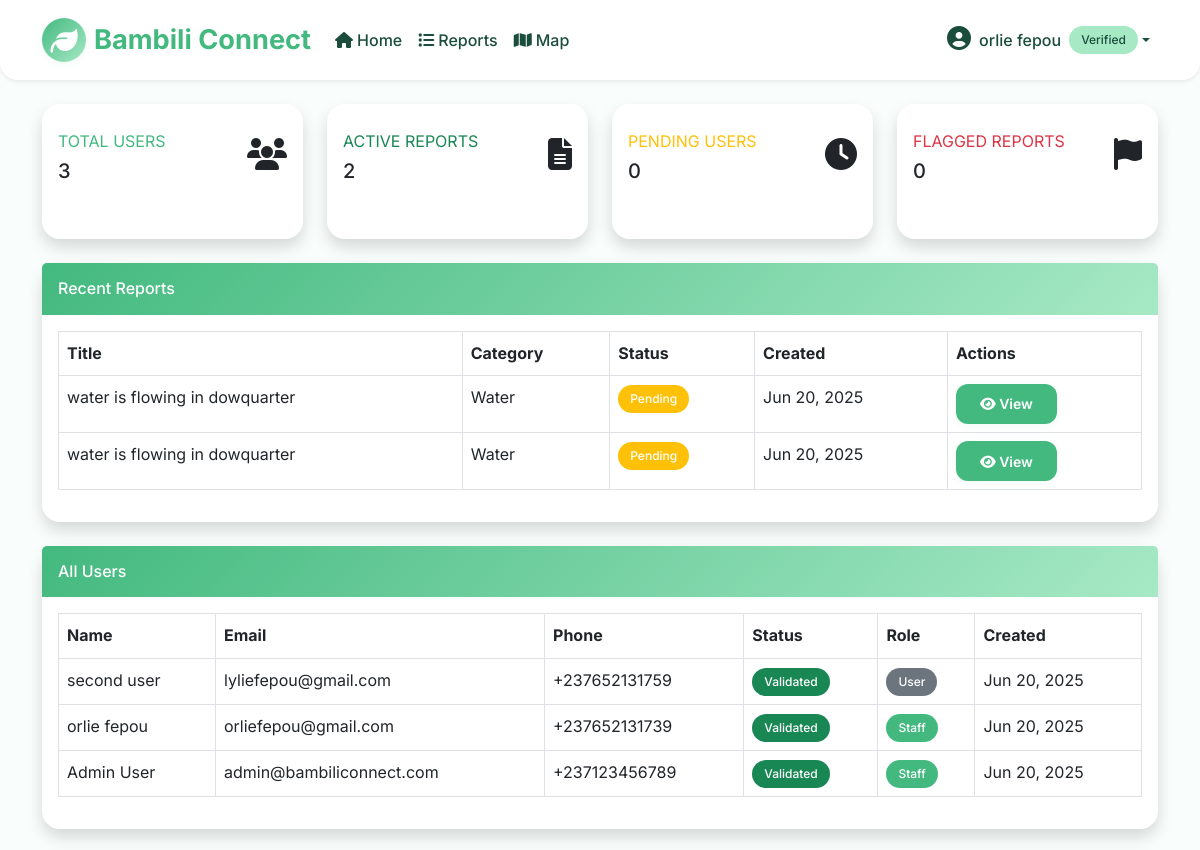
Before: /admin-dashboard/ (signed in, upper part) with the older database file.
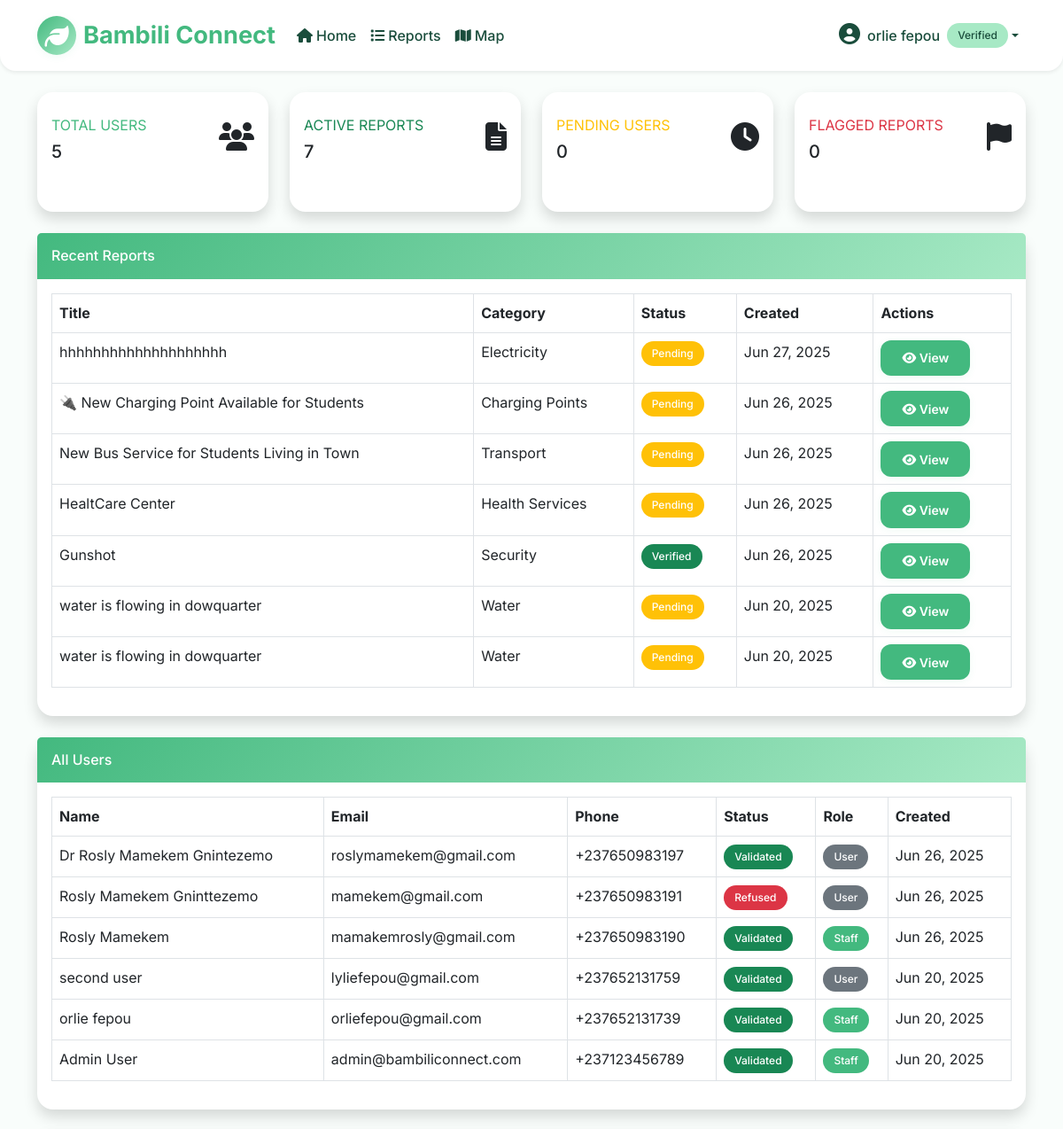
After: the same page with the newer database file.
### trustwave/models.py (models this page shows, shortened)
class CustomUser(AbstractUser):
    username = None
    full_name = models.CharField(max_length=255, help_text="Enter your full name as it appears on your ID")
    email = models.EmailField(_('email address'), unique=True)
    phone_number = models.CharField(
        max_length=15,
        validators=[RegexValidator(r'^\+?237\d{9}$', message="Phone number must be in Cameroon format: +237XXXXXXXXX")],
        unique=True,
        help_text="Enter your phone number in format: +237XXXXXXXXX"
    )
    profession = models.CharField(
        max_length=20,
        choices=ProfessionType.choices,
        default=ProfessionType.OTHER
    )
    neighborhood = models.CharField(
        max_length=255,
        help_text="Enter your specific neighborhood in Bambili (e.g., Mile 4, Ntarinkon, etc.)"
    )
    id_card = models.ImageField(
        upload_to=user_directory_path,
        validators=[FileExtensionValidator(allowed_extensions=['jpg', 'jpeg', 'png', 'pdf'])],
        help_text="Upload a clear photo of your National ID card (JPG, PNG, or PDF)"
    )
    supporting_doc = models.FileField(
        upload_to=user_directory_path,
        blank=True,
        null=True,
        validators=[FileExtensionValidator(allowed_extensions=['jpg', 'jpeg', 'png', 'pdf'])],
        help_text="Optional: Upload additional supporting document (JPG, PNG, or PDF)"
    )
    status = models.CharField(
        max_length=20,
        choices=AccountStatus.choices,
        default=AccountStatus.PENDING
    )
    created_at = models.DateTimeField(auto_now_add=True)
    updated_at = models.DateTimeField(auto_now=True)
    last_login_ip = models.GenericIPAddressField(blank=True, null=True)
    is_admin = models.BooleanField(default=False)
    approved_by = models.ForeignKey(
        'self',
        on_delete=models.SET_NULL,
        blank=True,
        null=True,
        related_name='approved_users'
    )
    approved_at = models.DateTimeField(blank=True, null=True)
    rejection_reason = models.TextField(blank=True, null=True)
    objects = CustomUserManager()
    USERNAME_FIELD = 'email'
    REQUIRED_FIELDS = ['full_name', 'phone_number', 'profession', 'neighborhood']
    @property
    def can_post_reports(self):
        return self.is_verified and self.status != AccountStatus.SUSPENDED

class Report(models.Model):
    title = models.CharField(max_length=255)
    description = models.TextField(help_text="Provide detailed information about the situation")
    location = models.CharField(
        max_length=255,
        help_text="Specific location within Bambili (e.g., Mile 4 Junction, Ntarinkon Market)"
    )
    category = models.CharField(
        max_length=20,
        choices=ReportCategory.choices,
        default=ReportCategory.OTHER
    )
    urgency = models.CharField(
        max_length=10,
        choices=UrgencyLevel.choices,
        default=UrgencyLevel.LOW
    )
    latitude = models.FloatField(
        null=True,
        blank=True,
        help_text="Latitude coordinate of the report location"
    )
    longitude = models.FloatField(
        null=True,
        blank=True,
        help_text="Longitude coordinate of the report location"
    )
    image = models.ImageField(
        upload_to=report_directory_path,
        blank=True,
        null=True,
        validators=[FileExtensionValidator(allowed_extensions=['jpg', 'jpeg', 'png'])],
        help_text="Upload a photo as proof (JPG or PNG)"
    )
    video = models.FileField(
        upload_to=report_directory_path,
        blank=True,
        null=True,
        validators=[FileExtensionValidator(allowed_extensions=['mp4', 'mov', 'avi'])],
        help_text="Upload a video as proof (MP4, MOV, or AVI)"
    )
    document = models.FileField(
        upload_to=report_directory_path,
        blank=True,
        null=True,
        validators=[FileExtensionValidator(allowed_extensions=['pdf', 'doc', 'docx'])],
        help_text="Upload a document as proof (PDF, DOC, or DOCX)"
    )
    latitude = models.DecimalField(max_digits=9, decimal_places=6, blank=True, null=True)
    longitude = models.DecimalField(max_digits=9, decimal_places=6, blank=True, null=True)
    user = models.ForeignKey(CustomUser, on_delete=models.CASCADE, related_name='reports')
    created_at = models.DateTimeField(auto_now_add=True)
    updated_at = models.DateTimeField(auto_now=True)
    is_verified = models.BooleanField(default=False)
    is_active = models.BooleanField(default=True)
    class Meta:
        ordering = ['-created_at']
        indexes = [
            models.Index(fields=['category', 'created_at']),
            models.Index(fields=['location', 'created_at']),
            models.Index(fields=['is_verified', 'created_at']),
        ]

### trustwave/views.py (the view)
# urls.py: path('admin-dashboard/', views.admin_dashboard, name='admin_dashboard'),
@staff_member_required
def admin_dashboard(request):
    print("Hello")
    pending_users = CustomUser.objects.filter(status='pending').order_by('-created_at')
    validated_users = CustomUser.objects.filter(status='validated').order_by('-created_at')
    refused_users = CustomUser.objects.filter(status='refused').order_by('-created_at')
    recent_reports = Report.objects.filter(is_active=True).order_by('-created_at')[:10]
    stats = {
        'pending_users': pending_users.count(),
        'total_users': validated_users.count(),
        'total_reports': Report.objects.filter(is_active=True).count(),
        'flagged_reports': Report.objects.filter(is_active=False).count(),
    }
    context = {
        'pending_users': pending_users,
        'validated_users': validated_users,
        'refused_users': refused_users,
        'recent_reports': recent_reports,
        'stats': stats,
        'all_users': CustomUser.objects.all().order_by('-created_at'),
    }
    return render(request, 'trustwave/admin_dashboard.html', context)

### templates/trustwave/admin_dashboard.html (shortened to what this page needs)
{% extends 'base.html' %}
{% load static %}
{% block content %}
<div class="container py-4">
    <div class="row">
        <div class="col-xl-3 col-md-6 mb-4">
            <div class="card border-left-primary shadow h-100 py-2">
                <div class="card-body">
                    <div class="row no-gutters align-items-center">
                        <div class="col mr-2">
                            <div class="text-xs font-weight-bold text-primary text-uppercase mb-1">
                                Total Users</div>
                            <div class="h5 mb-0 font-weight-bold text-gray-800">{{ stats.total_users }}</div>
                        </div>
                        <div class="col-auto">
                            <i class="fas fa-users fa-2x text-gray-300"></i>
                        </div>
                    </div>
                </div>
            </div>
        </div>
        <div class="col-xl-3 col-md-6 mb-4">
            <div class="card border-left-success shadow h-100 py-2">
                <div class="card-body">
                    <div class="row no-gutters align-items-center">
                        <div class="col mr-2">
                            <div class="text-xs font-weight-bold text-success text-uppercase mb-1">
                                Active Reports</div>
                            <div class="h5 mb-0 font-weight-bold text-gray-800">{{ stats.total_reports }}</div>
                        </div>
                        <div class="col-auto">
                            <i class="fas fa-file-alt fa-2x text-gray-300"></i>
                        </div>
                    </div>
                </div>
            </div>
        </div>
        <div class="col-xl-3 col-md-6 mb-4">
            <div class="card border-left-warning shadow h-100 py-2">
                <div class="card-body">
                    <div class="row no-gutters align-items-center">
                        <div class="col mr-2">
                            <div class="text-xs font-weight-bold text-warning text-uppercase mb-1">
                                Pending Users</div>
                            <div class="h5 mb-0 font-weight-bold text-gray-800">{{ stats.pending_users }}</div>
                        </div>
                        <div class="col-auto">
                            <i class="fas fa-clock fa-2x text-gray-300"></i>
                        </div>
                    </div>
                </div>
            </div>
        </div>
        <div class="col-xl-3 col-md-6 mb-4">
            <div class="card border-left-danger shadow h-100 py-2">
                <div class="card-body">
                    <div class="row no-gutters align-items-center">
                        <div class="col mr-2">
                            <div class="text-xs font-weight-bold text-danger text-uppercase mb-1">
                                Flagged Reports</div>
                            <div class="h5 mb-0 font-weight-bold text-gray-800">{{ stats.flagged_reports }}</div>
                        </div>
                        <div class="col-auto">
                            <i class="fas fa-flag fa-2x text-gray-300"></i>
                        </div>
                    </div>
                </div>
            </div>
        </div>
    </div>
    <div class="card shadow mb-4">
        <div class="card-header py-3">
            <h6 class="m-0 font-weight-bold ">Recent Reports</h6>
        </div>
        <div class="card-body">
            <div class="table-responsive">
                <table class="table table-bordered" id="recentReports">
                    <thead>
                        <tr>
                            <th>Title</th>
                            <th>Category</th>
                            <th>Status</th>
                            <th>Created</th>
                            <th>Actions</th>
                        </tr>
                    </thead>
                    <tbody>
                        {% for report in recent_reports %}
                        <tr>
                            <td>{{ report.title }}</td>
                            <td>{{ report.get_category_display }}</td>
                            <td>
                                {% if report.is_verified %}
                                    <span class="badge bg-success">Verified</span>
                                {% else %}
                                    <span class="badge bg-warning">Pending</span>
                                {% endif %}
                            </td>
                            <td>{{ report.created_at|date:"M d, Y" }}</td>
                            <td>
                                <a href="{% url 'trustwave:report_detail' report.pk %}" class="btn btn-sm btn-primary">
                                    <i class="fas fa-eye"></i> View
                                </a>
                            </td>
                        </tr>
                        {% endfor %}
                    </tbody>
                </table>
            </div>
        </div>
    </div>
    <div class="card shadow mb-4">
        <div class="card-header py-3">
            <h6 class="m-0 font-weight-bold ">All Users</h6>
        </div>
        <div class="card-body">
            <div class="table-responsive">
                <table class="table table-bordered" id="allUsers">
                    <thead>
                        <tr>
                            <th>Name</th>
                            <th>Email</th>
                            <th>Phone</th>
                            <th>Status</th>
                            <th>Role</th>
                            <th>Created</th>
                        </tr>
                    </thead>
                    <tbody>
                        {% for user in all_users %}
                        <tr>
                            <td>{{ user.full_name }}</td>
                            <td>{{ user.email }}</td>
                            <td>{{ user.phone_number }}</td>
                            <td>
                                {% if user.status == 'validated' %}
                                    <span class="badge bg-success">Validated</span>
                                {% elif user.status == 'pending' %}
                                    <span class="badge bg-warning">Pending</span>
                                {% else %}
                                    <span class="badge bg-danger">Refused</span>
                                {% endif %}
                            </td>
                            <td>
                                {% if user.is_staff %}
                                    <span class="badge bg-primary">Staff</span>
                                {% else %}
                                    <span class="badge bg-secondary">User</span>
                                {% endif %}
                            </td>
                            <td>{{ user.created_at|date:"M d, Y" }}</td>
                        </tr>
                        {% endfor %}
                    </tbody>
                </table>
            </div>
        </div>
    </div>
</div>
{% endblock %}

### templates/base.html (shortened to what this page needs)
<!DOCTYPE html>
<html lang="en">
<head>
    <link href="https://cdn.jsdelivr.net/npm/bootstrap@5.3.0/dist/css/bootstrap.min.css" rel="stylesheet">
    <link href="https://cdnjs.cloudflare.com/ajax/libs/font-awesome/6.4.0/css/all.min.css" rel="stylesheet">
    <link rel="stylesheet" href="https://unpkg.com/leaflet@1.9.4/dist/leaflet.css" />
    <link href="{% load static %}{% static 'css/base.css' %}" rel="stylesheet">
    <link href="{% static 'css/styles.css' %}" rel="stylesheet">
</head>
<body>
    <nav class="navbar navbar-expand-lg shadow-sm sticky-top">
        <div class="container">
            <a class="navbar-brand d-flex align-items-center" href="{% url 'trustwave:home' %}">
                <div class="logo-icon me-2">
                    <i class="fas fa-leaf"></i>
                </div>
                <span class="fw-bold">Bambili Connect</span>
            </a>
            <div class="collapse navbar-collapse" id="navbarNav">
                <ul class="navbar-nav me-auto">
                    <li class="nav-item">
                        <a class="nav-link" href="{% url 'trustwave:home' %}"><i class="fas fa-home me-1"></i>Home</a>
                    </li>
                    <li class="nav-item">
                        <a class="nav-link" href="{% url 'trustwave:report_list' %}"><i class="fas fa-list me-1"></i>Reports</a>
                    </li>
                    <li class="nav-item">
                        <a class="nav-link" href="{% url 'trustwave:map_view' %}"><i class="fas fa-map me-1"></i>Map</a>
                    </li>
                </ul>
                <ul class="navbar-nav">
                    {% if user.is_authenticated %}
                        <li class="nav-item dropdown">
                            <a class="nav-link dropdown-toggle d-flex align-items-center" href="#" id="navbarDropdown" role="button" data-bs-toggle="dropdown">
                                <div class="user-avatar me-2">
                                    <i class="fas fa-user-circle"></i>
                                </div>
                                {{ user.full_name|truncatechars:15 }}
                                {% if user.status == 'pending' %}
                                    <span class="badge status-badge-pending ms-2">Pending</span>
                                {% elif user.status == 'validated' %}
                                    <span class="badge status-badge-validated ms-2">Verified</span>
                                {% endif %}
                            </a>
                        </li>
                    {% endif %}
                </ul>
            </div>
        </div>
    </nav>
    <main>
        {% block content %}{% endblock %}
    </main>
    <script src="{% load static %}{% static 'js/main.js' %}"></script>
</body>
</html>

Changed rows visible on the page:
added Report: title "hhhhhhhhhhhhhhhhhhhh", category "Electricity", is_verified "Pending", created_at "Jun 27, 2025"
added Report: title "🔌 New Charging Point Available for Students", category "Charging Points", is_verified "Pending", created_at "Jun 26, 2025"
added Report: title "New Bus Service for Students Living in Town", category "Transport", is_verified "Pending", created_at "Jun 26, 2025"
added Report: title "HealtCare Center", category "Health Services", is_verified "Pending", created_at "Jun 26, 2025"
added Report: title "Gunshot", category "Security", is_verified "Verified", created_at "Jun 26, 2025"
added CustomUser: full_name "Dr Rosly Mamekem Gnintezemo", email "roslymamekem@gmail.com", phone_number "+237650983197", status "Validated", is_staff "User", created_at "Jun 26, 2025"
added CustomUser: full_name "Rosly Mamekem Gninttezemo", email "mamekem@gmail.com", phone_number "+237650983191", status "Refused", is_staff "User", created_at "Jun 26, 2025"
added CustomUser: full_name "Rosly Mamekem", email "mamakemrosly@gmail.com", phone_number "+237650983190", status "Validated", is_staff "Staff", created_at "Jun 26, 2025"
Other visible differences:
{{ stats.total_users }}: "3" → "5"
{{ stats.total_reports }}: "2" → "7"
